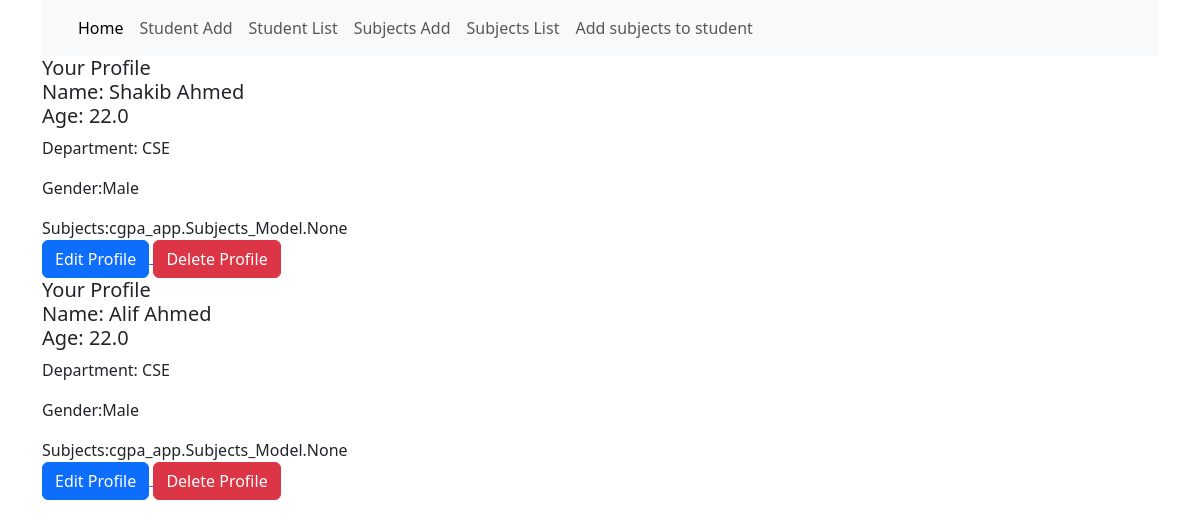
The page /student_list/ on the database its author committed.
### cgpa_app/models.py (models this page shows, shortened)
class Student_Model(models.Model):
    Gender = {
        ('Male', 'Male'),
        ('Female', 'Female'),
        ('Others', 'Others'),
    }
    Name = models.CharField(max_length=30, null=True)
    Age = models.FloatField()
    Department = models.CharField(max_length=30, null=True)
    gender = models.CharField(choices=Gender, max_length=30, null = True)
    Subjects = models.ManyToManyField(Subjects_Model)

### cgpa_app/views.py (the view)
# urls.py: path('student_list/', student_list, name='student_list'),
def student_list(request):
    students = Student_Model.objects.all()
    return render(request, 'student_list.html', {'students': students})

### templates/student_list.html (shortened to what this page needs)
{% extends 'base.html' %}
{% block body_content %}
<div>
    {% for students in students %}
        <h5 class="card-header">Your Profile</h5>
        <div class="card-body">
            <h5 class="card-title"> Name: {{students.Name}} </h5>
            <h5 class="card-text">Age: {{students.Age}} </h5>
            <p class="card-text">Department: {{students.Department}} </p>
            <p class="card-text">Gender:{{students.gender}}  </p>
            <p class="card-text">Subjects:{{students.Subjects}}  </p>
        </div>
        <a href="#">
            <button type="submit" class="btn btn-primary"> Edit Profile</button>
        </a>
        <a href="{% url 'user_delete' students.id %}">
            <button type="submit" class="btn btn-danger"> Delete Profile</button>
        </a>
    {% endfor %}
</div>
{% endblock body_content %}

### rows shown on the page
Student_Model: Name "Shakib Ahmed", Age "22.0", Department "CSE", gender "Male", Subjects "cgpa_app.Subjects_Model.None"
Student_Model: Name "Alif Ahmed", Age "22.0", Department "CSE", gender "Male", Subjects "cgpa_app.Subjects_Model.None"
